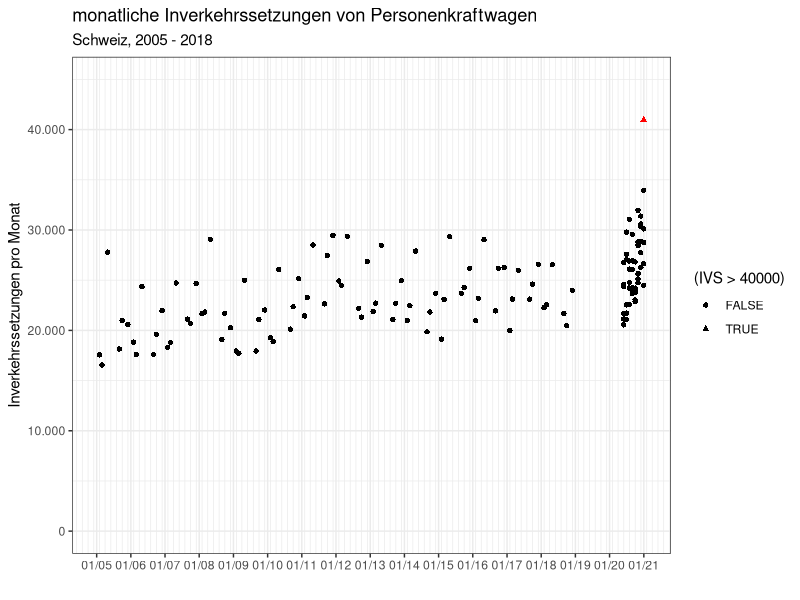
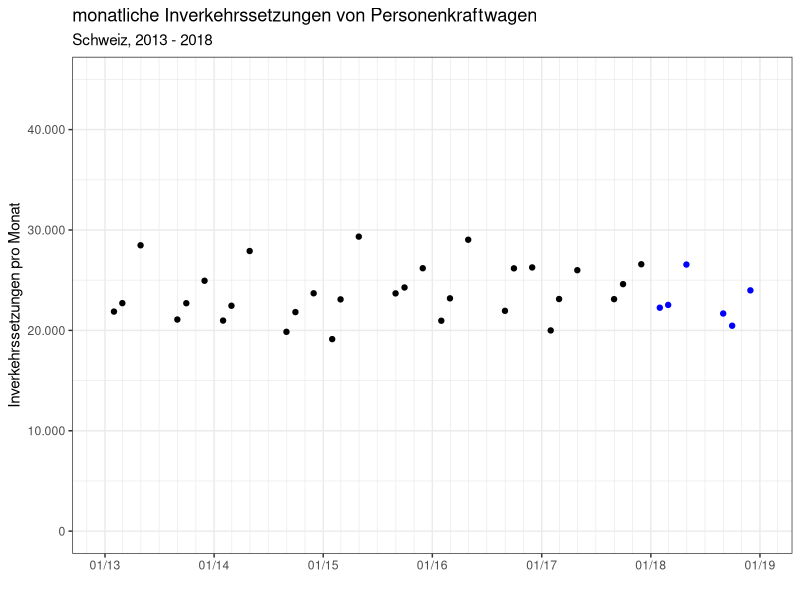
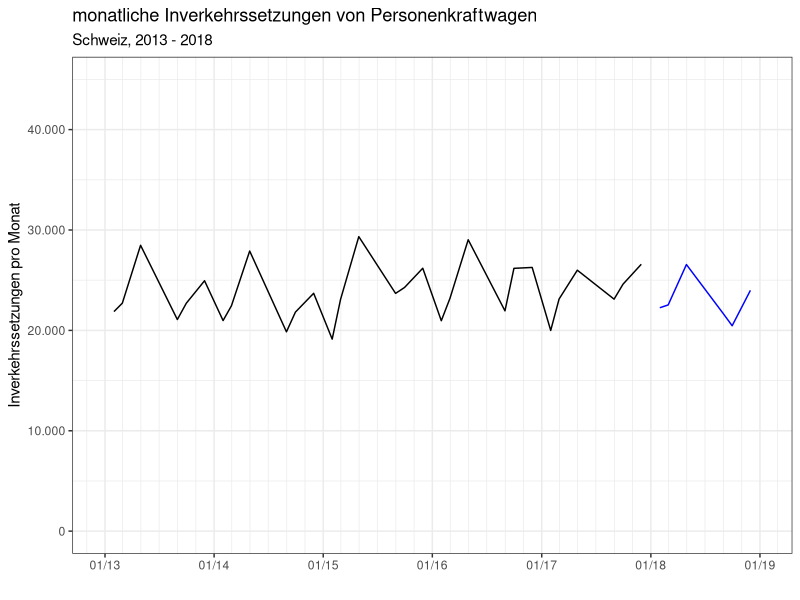
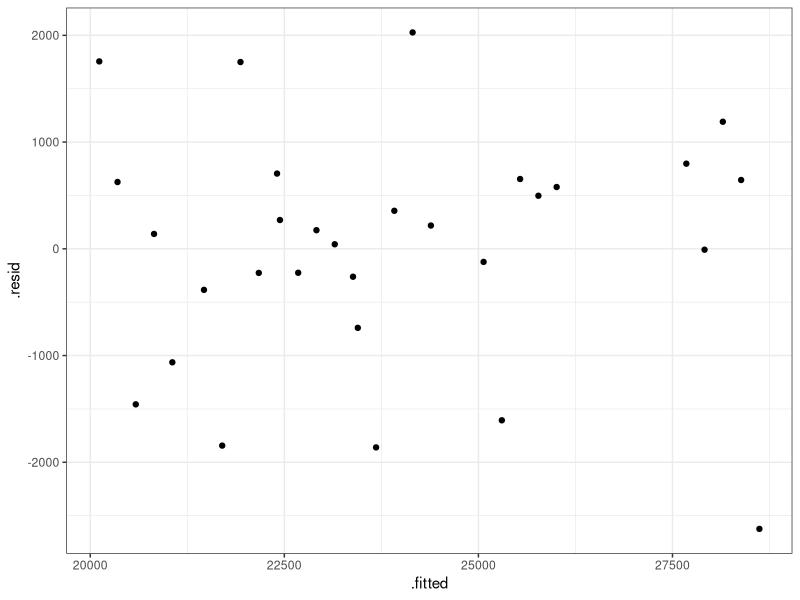
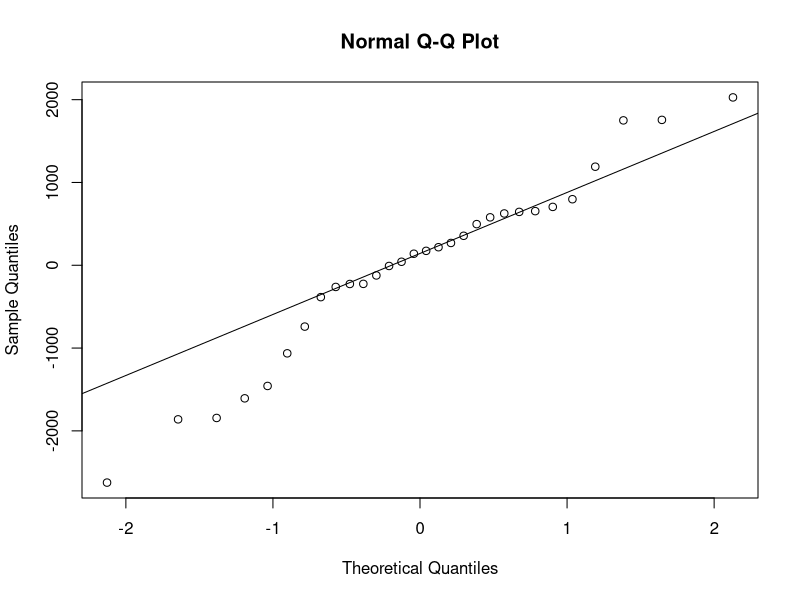

Write R code to recreate these figures, in order. (Note: this script raises an error after producing the figures.)
## ---- chunk 1
# Initialiserung des Notebooks
knitr::opts_chunk$set(echo = FALSE)

# Benötigte Bibliothekn laden
library(tidyverse)  # readr, dplyr, ... 
library(lubridate)  # Datum und Uhrzeit
library(modelr)     # Modellierung
library(broom)      # Zusammenfassung von Modellergebnissen in Dataframes
 
library(lmtest)     # für Goldfeldt/Quandt-Test
library(car)        # für VIF

theme_set(theme_bw()) # Abbildungen im Druck besser lesbar als mit dem Default-Theme theme_gray()

# Berechne den letzten Tag des Monats
monthsEnd <- function(Jahr, Monat) {
  require(lubridate)
  paste(Jahr, Monat, "01", sep = "-") %>% ymd() %>% ceiling_date(unit = "months") - 1
}

# Formatiere "1.234,56" statt "1,234.56"
formatT <- function(n) {
  format(n, big.mark = ".", decimal.mark = ",")
}
## ---- chunk 2

# csv als Rohdaten importieren
ivs_raw <-
  read_csv(file = "Daten/20190824 Neuzulassungen CH.csv",
           skip = 2,
           locale = locale(encoding = "latin1")) # Windows Latin 1

# Beschränkung auf relevante Daten
ivs_simple <- ivs_raw %>%
  select(-"Fahrzeuggruppe / -art") %>% # Spalte Fahrzeugruppe löschen
  gather(key = Jahr, value = "IVS", -Monat) %>% # die Jahresspalten in Zeilen umbauen
  mutate(Datum = monthsEnd(Jahr, Monat)) %>%  # Jahr Monat umbauen auf eine Datum zum Monatsende
  select(Datum, IVS) # nur die Spalten Datum und IVS auswählen

# Darstellung der monatlichen Inverkehrssetzungen als Scatterplot
ivs_simple %>%
  ggplot(aes(x = Datum)) +
  scale_x_date( # Formatierungsanweisungen für die x-Achse
    name = "",
    date_labels = "%m/%y",
    date_minor_breaks = "2 months",
    date_breaks = "years"
  ) +
  scale_y_continuous( # Formatierungsanweisungen für die y-Achse
    name = "Inverkehrssetzungen pro Monat",
    limits = c(0, 45000),
    labels = formatT # Anzeige der Skala mit Tausender-Punkt
  ) +
  geom_point(aes(
    y = IVS, # IVS auf der y-Achse
    shape = (IVS > 40000), # eigene Form für Werte über 40000
    color = (IVS > 40000)  # eigene Farbe für Werte über 40000
  )) +
  scale_colour_manual(values = c("black", "red")) + # manuelle Farbskala
  guides(color = "none") + # Keine Legende für die Farbe
  labs(title = "monatliche Inverkehrssetzungen von Personenkraftwagen",
       subtitle = "Schweiz, 2005 - 2018")

## ---- chunk 3
ivs_simple <- ivs_simple %>% filter(Datum > ymd("2012-12-31"))
summary(ivs_simple)

## ---- chunk 4
p <- ivs_simple %>% # Diagrammgrunddaten festlegen
  ggplot(aes(x = Datum)) + # Datumswerte auf der x-Achse
  scale_x_date(
    # Formatierung der x-Achse
    name = "",
    limits = c(ymd("2013-01-01", "2018-12-31")),
    date_labels = "%m/%y",
    date_minor_breaks = "2 months",
    date_breaks = "years"
  ) +
  scale_y_continuous( # Formatierung der y-Achse
    name = "Inverkehrssetzungen pro Monat",
    limits = c(0, 45000),
    labels = formatT) +
  scale_colour_manual(values = c("black", "blue")) + # eigene Farbskala
  guides(color = "none") + # keine Legende für die Farbe
  labs(title = "monatliche Inverkehrssetzungen von Personenkraftwagen",
       subtitle = "Schweiz, 2013 - 2018")

p + # Punkte über das Diagramm legen
  geom_point(aes(y = IVS,
                 color = (year(Datum) == 2018)))

## ---- chunk 5
mod <- lm(formula = IVS ~ Datum, data = ivs_simple)
tidy_mod <- tidy(mod)
glance_mod <- glance(mod)
augment_mod <- augment(mod)
summary(mod)
## ---- chunk 6

p + geom_line(aes(y = IVS, color = (year(Datum) == 2018)))

## ---- chunk 7
ivs_simple <- ivs_simple %>% 
  mutate(Monat = str_pad(month(Datum), 2, pad = "0"))
ivs_simple_train <- ivs_simple %>% filter(Datum < date("2018-01-01"))
ivs_simple_test <- ivs_simple %>% filter(Datum >= date("2018-01-01"))

mod <- lm(formula = IVS ~ Datum + Monat, data = ivs_simple_train)
summary(mod)

## ---- chunk 8
df_mod <- augment(mod)

ggplot(data = df_mod, aes(x = .fitted, y = .resid)) +
  geom_point()
## ---- chunk 9
gqtest(mod)

## ---- chunk 10
dwtest(mod)
## ---- chunk 11
vif(mod)
## ---- chunk 12
qqnorm(df_mod$.resid)
qqline(df_mod$.resid, datax = FALSE, distribution = qnorm,
       probs = c(0.25, 0.75), qtype = 7)

## ---- chunk 13

ivs_simple <- ivs_simple %>% add_predictions(model = mod)

p + geom_line(aes(y = IVS, color = (year(Datum) == 2018))) +
  geom_line(aes(y = pred), color = "red", data = ivs_simple)

fPerformance <- function(mod, data) {
  list(mae = mae(mod, data),
    mape = mape(mod, data),
    rmse = rmse(mod, data),
    mse = mse(mod, data))
}

fPerformance(mod, ivs_simple_test)

## ---- chunk 14

ggplot(ivs_simple, aes(x = Monat)) + 
  # geom_boxplot(aes(y = IVS - mean(IVS)), alpha = 0.2, color = "grey") + 
  geom_point(aes(y = IVS - mean(IVS)), alpha = 0.5) + 
  geom_point(aes(y = pred - mean(IVS)), color = "red") + 
  labs(title = "monatliche Inverkehrssetzungen von Personenkraftwagen",
       subtitle = "Schweiz, 2013 - 2018")


## ---- chunk 15

ivs_raw_fuel <-
  read_csv(file = "Daten/20190824 Neuzulassungen CH Treibstoff.csv",
           skip = 2,
           locale = locale(encoding = "latin1")) # Windows Latin 1

ivs_fuel <- ivs_raw_fuel %>%
  select(-"Fahrzeuggruppe / -art") %>% # Es wurde nur Personenkraftwagen ausgewählt, Spalte Fahrzeugruppe löschen
  gather(key = Jahr, value = "IVS", -Monat, -Treibstoff) %>% # die Jahresspalten in Zeilen umbauen
  mutate(Datum = monthsEnd(Jahr, Monat)) %>%  # Jahr Monat umbauen auf eine Datum zum Monatsende
  mutate(Monat = str_pad(month(Datum), 2, pad = "0")) %>% 
  filter(Datum > ymd("2012-12-31")) %>% 
  select(Datum, Monat, Treibstoff, IVS)

p <- ivs_fuel %>%
  ggplot(aes(x = Datum, color = Treibstoff)) +
  labs(title = "Inverkehrssetzungen PKW, nach Treibstoffart",
       subtitle = "Schweiz, 2013 - 2018")  +
  scale_x_date(
    name = "",
    limits = c(ymd("2013-01-01", "2018-12-31")),
    date_labels = "%m/%y",
    date_minor_breaks = "2 months",
    date_breaks = "years"
  )

p + scale_y_continuous(name = "Inverkehrssetzungen pro Monat", labels = formatT) +
  geom_line(aes(y = IVS, linetype = Treibstoff))

p + scale_y_log10(name = "Inverkehrssetzungen pro Monat", labels = formatT) +
  geom_line(aes(y = IVS, linetype = Treibstoff), 
            data = ivs_fuel[ivs_fuel$IVS > 0,])

## ---- chunk 16

# Ausschluss von Gas und Treibstoffarten "Anderer" sowie ohne Motor
ivs_fuel <- ivs_fuel %>% 
  filter(!Treibstoff %in% c("Anderer", "Gas (mono- und bivalent)", "Ohne Motor"))

p + scale_y_log10(name = "Inverkehrssetzungen pro Monat", labels = formatT) +
  geom_line(aes(y = IVS, linetype = Treibstoff), 
            data = ivs_fuel[ivs_fuel$IVS > 0,])

p + scale_y_continuous(name = "Inverkehrssetzungen pro Monat", labels = formatT) +
  geom_line(aes(y = IVS, linetype = Treibstoff), data = ivs_fuel)

## ---- chunk 17
# Aufsplitten des Datensatzes in Trainings- und Testset
ivs_train <- ivs_fuel %>% filter(Datum < date("2018-01-01"))
ivs_test <- ivs_fuel %>% filter(Datum >= date("2018-01-01"))

# Aufsplitten nach Treibstoffart / nesting
ivs_train_nested <- ivs_train %>% 
  group_by(Treibstoff) %>% 
  nest()

fMod <- function(df){
  lm(IVS ~ Datum + Monat, data = df)
}

ivs_train_nested <- ivs_train_nested %>%
  mutate(
    model = map(data, fMod),
    resids = map2(data, model, add_residuals),
    predicts = map2(data, model, add_predictions)
  )

ivs_train_resids <- ivs_train_nested %>% unnest(data, resids, predicts) %>%
  select(Treibstoff, Datum, Monat, IVS, resid, pred) 

ivs_train_resids[ivs_train_resids$IVS > 0 & ivs_train_resids$pred > 0,] %>% 
  ggplot(aes(x = Datum)) +
  geom_line(aes(y = IVS), color = "red") +
  geom_line(aes(y = pred), color = "grey") +
  scale_y_log10() +
  facet_wrap( ~ Treibstoff)

ivs_train_models <- ivs_train_nested %>% 
  mutate(glance = map(model, broom::glance)) %>% 
  unnest(glance, .drop = TRUE)

ivs_train_models %>% arrange(r.squared)

# Prüfung der Prognosequalität im Testset

ivs_test_nested <- ivs_test %>% 
  group_by(Treibstoff) %>% 
  nest()

# fTest <- function(model, data) {
#   predict(model, data) %>% #returns a numeric vector
#     as.tibble() # returns a tibble
# }

ivs_test_nested <- ivs_test_nested %>%
  mutate(
    resids = map2(data, ivs_train_nested$model, add_residuals),
    predicts = map2(data, ivs_train_nested$model, add_predictions)
  )

ivs_test_resids <- ivs_test_nested %>% unnest(data, resids, predicts) %>%
  select(Treibstoff, Datum, Monat, IVS, resid, pred) 


ivs_test_resids[ivs_test_resids$IVS > 0 & ivs_test_resids$pred > 0,] %>% 
  ggplot(aes(x = Datum)) +
  geom_line(aes(y = IVS), color = "red") +
  geom_line(aes(y = pred), color = "grey") +
  scale_y_log10() +
  # facet_wrap(Treibstoff ~ .)
  facet_wrap(~ Treibstoff)

## ---- chunk 18

pfmce <-
  map2(ivs_train_nested$model, ivs_test_nested$data, fPerformance) %>%
  unlist() %>%
  matrix(
    nrow = length(ivs_train_nested$Treibstoff),
    byrow = TRUE,
    dimnames = list(ivs_train_nested$Treibstoff, c("MAE", "MAPE", "RMSE", "MSE"))
  ) %>%
  as_tibble()

# colnames(pfmce) <- c("MAE", "MAPE", "RMSE", "MSE")
pfmce <- data.frame(Treibstoff = ivs_train_nested$Treibstoff, pfmce)
pfmce %>% arrange(MAPE)

